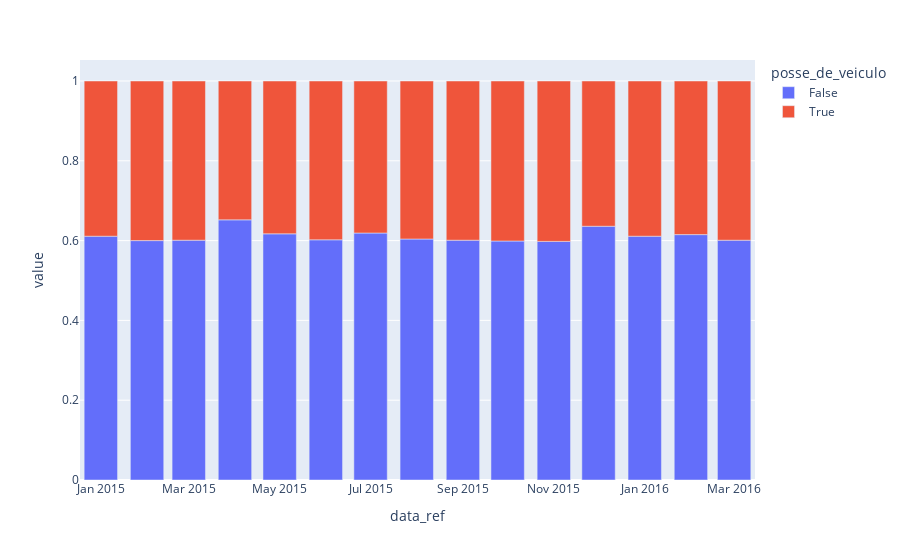

The notebook cell saved with this chart:
### Code cell
px.bar(c)

### Figure 1 — Plotly figure (JSON) as saved in the notebook; plotly's stock layout.template omitted (floating-point values rounded to 4 significant figures)
{"data": [{"alignmentgroup": "True", "hovertemplate": "posse_de_veiculo=False<br>data_ref=%{x}<br>value=%{y}<extra></extra>", "legendgroup": "False", "marker": {"color": "#636efa", "pattern": {"shape": ""}}, "name": "False", "offsetgroup": "False", "orientation": "v", "showlegend": true, "textposition": "auto", "type": "bar", "x": ["2015-01-01", "2015-02-01", "2015-03-01", "2015-04-01", "2015-05-01", "2015-06-01", "2015-07-01", "2015-08-01", "2015-09-01", "2015-10-01", "2015-11-01", "2015-12-01", "2016-01-01", "2016-02-01", "2016-03-01"], "xaxis": "x", "y": [0.611, 0.6, 0.601, 0.652, 0.617, 0.602, 0.619, 0.604, 0.601, 0.599, 0.598, 0.636, 0.611, 0.615, 0.601], "yaxis": "y"}, {"alignmentgroup": "True", "hovertemplate": "posse_de_veiculo=True<br>data_ref=%{x}<br>value=%{y}<extra></extra>", "legendgroup": "True", "marker": {"color": "#EF553B", "pattern": {"shape": ""}}, "name": "True", "offsetgroup": "True", "orientation": "v", "showlegend": true, "textposition": "auto", "type": "bar", "x": ["2015-01-01", "2015-02-01", "2015-03-01", "2015-04-01", "2015-05-01", "2015-06-01", "2015-07-01", "2015-08-01", "2015-09-01", "2015-10-01", "2015-11-01", "2015-12-01", "2016-01-01", "2016-02-01", "2016-03-01"], "xaxis": "x", "y": [0.389, 0.4, 0.399, 0.348, 0.383, 0.398, 0.381, 0.396, 0.399, 0.401, 0.402, 0.364, 0.389, 0.385, 0.399], "yaxis": "y"}], "layout": {"barmode": "relative", "legend": {"title": {"text": "posse_de_veiculo"}, "tracegroupgap": 0}, "margin": {"t": 60}, "xaxis": {"anchor": "y", "domain": [0, 1], "title": {"text": "data_ref"}}, "yaxis": {"anchor": "x", "domain": [0, 1], "title": {"text": "value"}}}}
